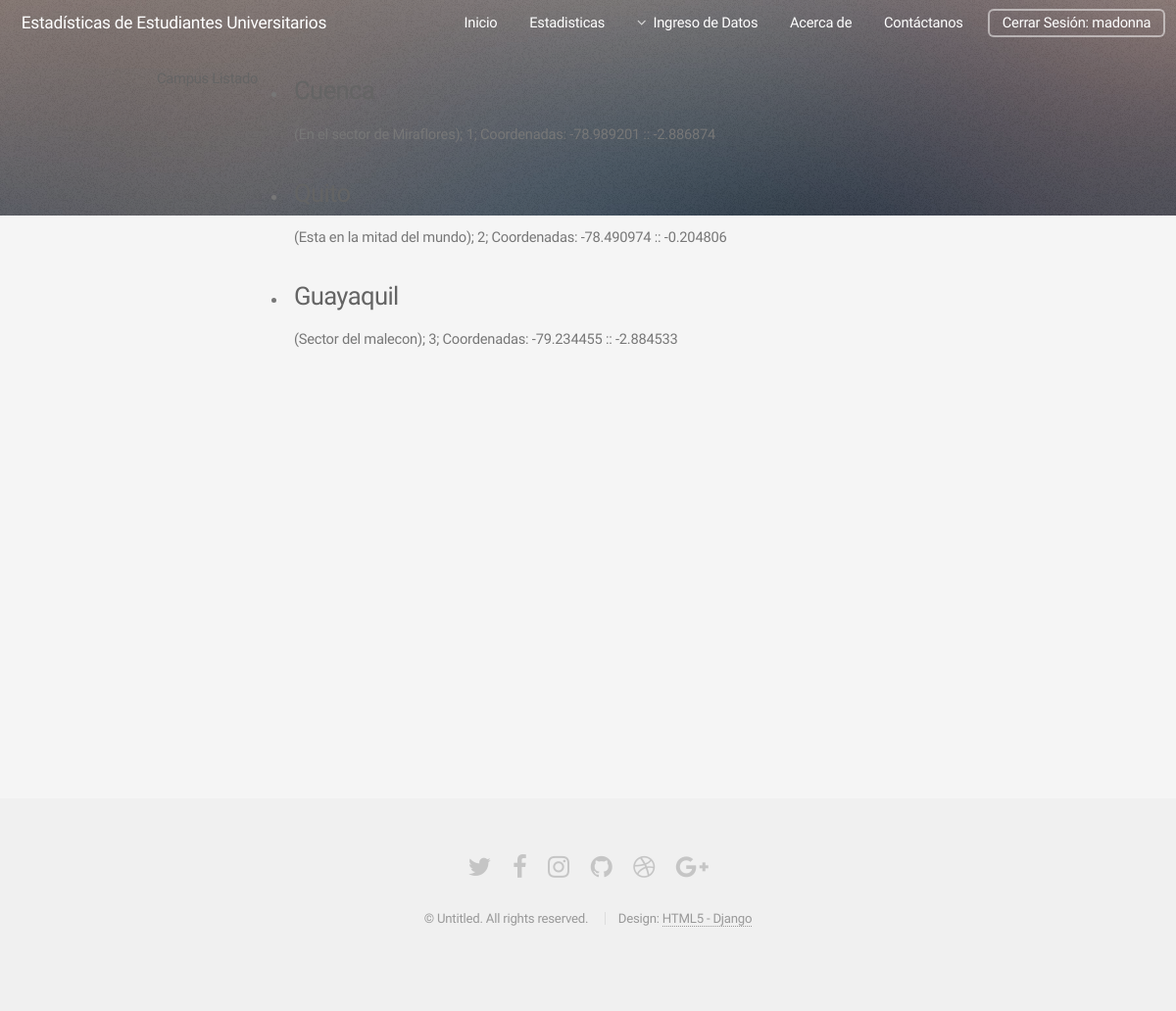
/campus-list/ (signed in), run on an earlier commit of the app's database.
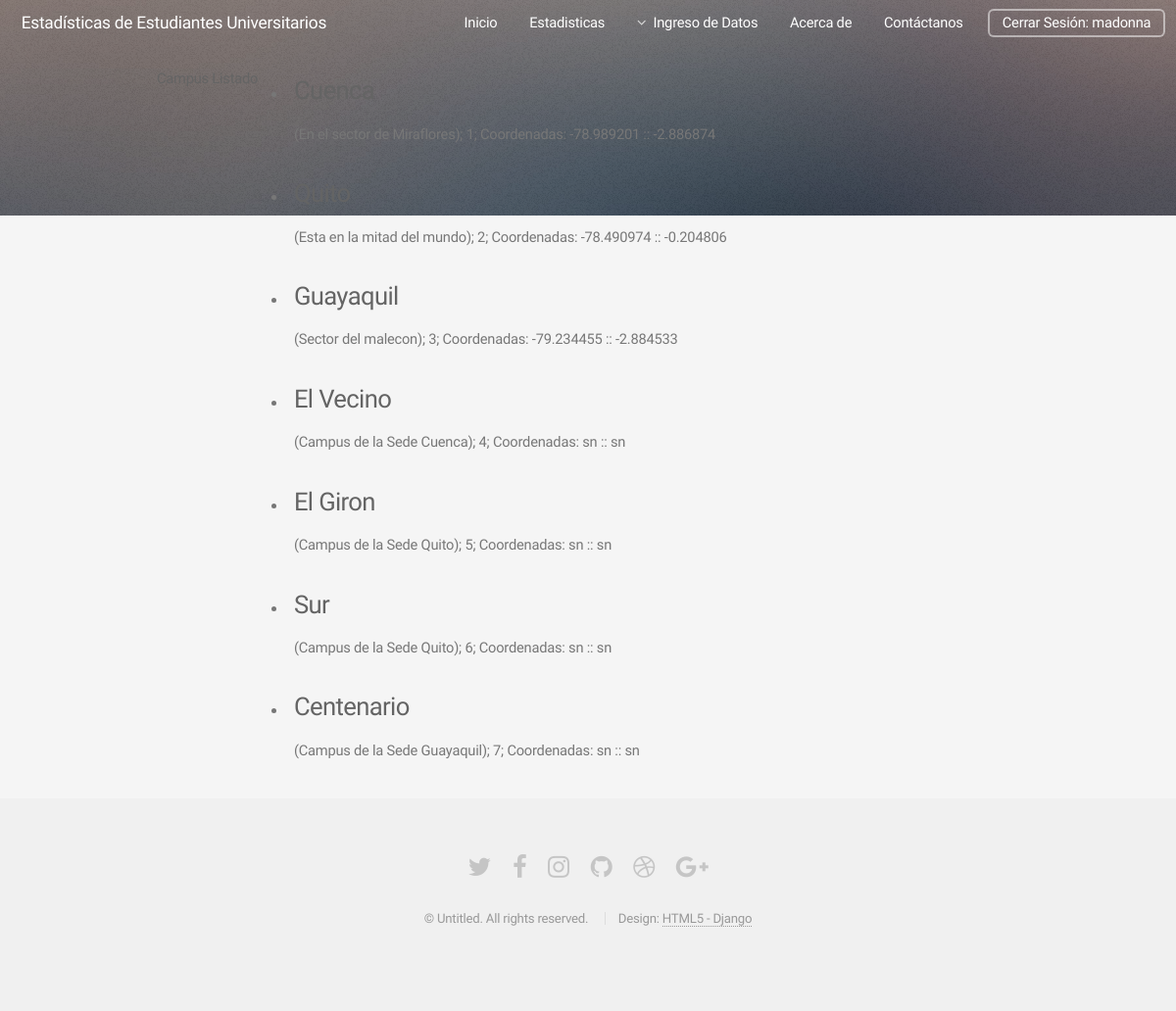
And on a later commit of the database.
### perfiles/models.py (models this page shows, shortened)
class campus (models.Model):
    id_campus = models.AutoField(primary_key=True)
    cam_nombre= models.CharField(max_length=50)
    cam_descripcion = models.CharField(max_length=50)
    cam_longitud = models.CharField(max_length=50)
    cam_latitud = models.CharField(max_length=50)

### perfiles/views.py (the view)
# urls.py: url(r'^campus-list/$', login_required(CampusVista.as_view()), name='campus_ver'),
class CampusVista (generic.ListView):
    model= campus
    template_name = 'perfiles/campus_list.html'
    def get_queryset(self):
        queryset = campus.objects.all()
        return queryset

### perfiles/templates/perfiles/campus_list.html
{% extends "base.html" %}
{% block content %}
    <h1>Campus Listado</h1>
    {% if campus_list %}
    <ul>
      {% for campus in campus_list %}
      <li>
        <h3> {{ campus.cam_nombre }} </h3> <p>  ({{campus.cam_descripcion}});
        {{ campus.id_campus }}; Coordenadas:   {{ campus.cam_longitud }} :: {{ campus.cam_latitud }}
      </li>
      {% endfor %}
    </ul>
    {% else %}
      <p>No hay Campus registrados</p>
    {% endif %}
{% endblock %}

### perfiles/templates/base.html (shortened to what this page needs)
<!DOCTYPE html>
<html>
<head>
    {% load static %}
    <link rel="stylesheet" type="text/css" href={% static "perfiles/assets/css/main.css" %} />
       {% load static %}
    {% load static %}
    {% load static %}
 	 {% load static %}
    {% load static %}
    {% load static %}
    {% load static %}
    {% load static %}
    {% load static %}
    {% load static %}
    {% load static %}
    {% load static %}
    {% load static %}
    {% load static %}
</head>
<body class="landing" style="height:100%;">
    {% if user.is_authenticated %}
    <div id="page-wrapper" style="height:100%;">
        <header id="header" class="alt">
            <h1 style="font-family: Source Sans Pro, sans-serif; font-size: 13pt;letter-spacing: -0.015em;"><a href="{% url 'bienvenida' %}">Estadísticas de Estudiantes Universitarios</a></h1>
            <nav id="nav">
                <ul>
                    <li><a href="{% url 'inicio' %}">Inicio</a></li>
                    <li><a href="{% url 'bienvenida' %}">Estadisticas</a></li>
                    <li>
                        <a href="#" class="icon fa-angle-down">Ingreso de Datos</a>
                    </li>
                    <li><a href="#">Acerca de</a></li>
                    <li><a href="#">Contáctanos</a></li>
                    <li><a href="{% url 'sign_out' %}" class="button">Cerrar Sesión: {{ user.username }}</a></li>
                </ul>
            </nav>
        </header>
        <section id="banner">
		</section>
    <section id="main" class="container" style="height:100%;">
    <div class="row" style="height:100%;">
		    {% endif %}
		    {% block content %}
		    {% endblock content %}
			</div>
        </section>
    <footer id="footer">
        <ul class="icons">
            <li><a href="#" class="icon fa-twitter"><span class="label">Twitter</span></a></li>
            <li><a href="#" class="icon fa-facebook"><span class="label">Facebook</span></a></li>
            <li><a href="#" class="icon fa-instagram"><span class="label">Instagram</span></a></li>
            <li><a href="#" class="icon fa-github"><span class="label">Github</span></a></li>
            <li><a href="#" class="icon fa-dribbble"><span class="label">Dribbble</span></a></li>
            <li><a href="#" class="icon fa-google-plus"><span class="label">Google+</span></a></li>
        </ul>
        <ul class="copyright">
            <li>&copy; Untitled. All rights reserved.</li>
            <li>Design: <a href="#">HTML5 - Django</a></li>
        </ul>
    </footer>
 </div>
    {% load static %}
</body>
</html>

### perfiles/templates/base.html (style rules this page uses)
html, body { height: 100%; }

What changed in the data, as far as the page shows it:
added campus: cam_nombre "El Vecino", cam_descripcion "Campus de la Sede Cuenca", id_campus "4", cam_longitud "sn", cam_latitud "sn"
added campus: cam_nombre "El Giron", cam_descripcion "Campus de la Sede Quito", id_campus "5", cam_longitud "sn", cam_latitud "sn"
added campus: cam_nombre "Sur", cam_descripcion "Campus de la Sede Quito", id_campus "6", cam_longitud "sn", cam_latitud "sn"
added campus: cam_nombre "Centenario", cam_descripcion "Campus de la Sede Guayaquil", id_campus "7", cam_longitud "sn", cam_latitud "sn"
